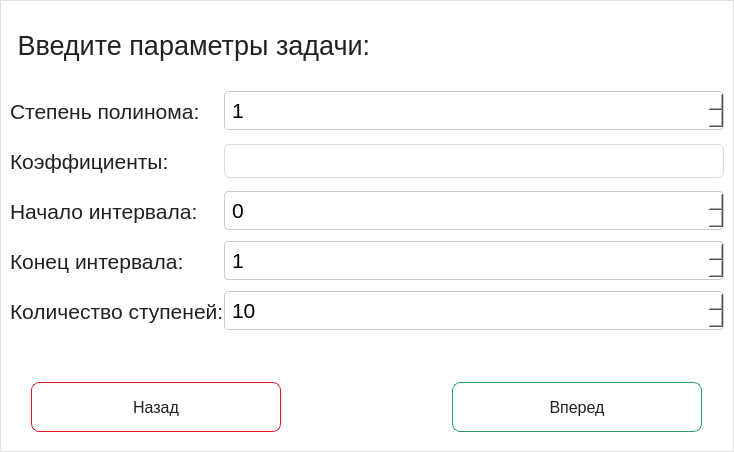
      <widget class="QWidget" name="startPage">
       <property name="minimumSize">
        <size>
         <width>0</width>
         <height>0</height>
        </size>
       </property>
       <layout class="QVBoxLayout" name="verticalLayout_4">
        <property name="spacing">
         <number>0</number>
        </property>
        <property name="leftMargin">
         <number>0</number>
        </property>
        <property name="topMargin">
         <number>0</number>
        </property>
        <property name="rightMargin">
         <number>0</number>
        </property>
        <property name="bottomMargin">
         <number>0</number>
        </property>
        <item>
         <widget class="QFrame" name="inputCard">
          <property name="styleSheet">
           <string notr="true">QFrame#inputCard {
    background-color: #FFFFFF;
    border: 1px solid #E0E0E0;
}</string>
          </property>
          <property name="frameShape">
           <enum>QFrame::Shape::StyledPanel</enum>
          </property>
          <property name="frameShadow">
           <enum>QFrame::Shadow::Raised</enum>
          </property>
          <layout class="QVBoxLayout" name="verticalLayout_3">
           <item>
            <widget class="QLabel" name="descriptionParamLabel">
             <property name="sizePolicy">
              <sizepolicy hsizetype="Preferred" vsizetype="Maximum">
               <horstretch>0</horstretch>
               <verstretch>0</verstretch>
              </sizepolicy>
             </property>
             <property name="minimumSize">
              <size>
               <width>0</width>
               <height>70</height>
              </size>
             </property>
             <property name="font">
              <font>
               <pointsize>20</pointsize>
               <bold>false</bold>
              </font>
             </property>
             <property name="styleSheet">
              <string notr="true">color: #212121;
</string>
             </property>
             <property name="text">
              <string> Введите параметры задачи:</string>
             </property>
             <property name="alignment">
              <set>Qt::AlignmentFlag::AlignJustify|Qt::AlignmentFlag::AlignVCenter</set>
             </property>
             <property name="margin">
              <number>0</number>
             </property>
            </widget>
           </item>
           <item>
            <layout class="QGridLayout" name="gridLayout_2">
             <property name="leftMargin">
              <number>0</number>
             </property>
             <property name="rightMargin">
              <number>0</number>
             </property>
             <property name="spacing">
              <number>0</number>
             </property>
             <item row="4" column="0">
              <widget class="QLabel" name="stepsLabel">
               <property name="sizePolicy">
                <sizepolicy hsizetype="Preferred" vsizetype="Maximum">
                 <horstretch>0</horstretch>
                 <verstretch>0</verstretch>
                </sizepolicy>
               </property>
               <property name="minimumSize">
                <size>
                 <width>0</width>
                 <height>50</height>
                </size>
               </property>
               <property name="font">
                <font>
                 <pointsize>16</pointsize>
                 <bold>false</bold>
                </font>
               </property>
               <property name="styleSheet">
                <string notr="true">color: #212121;
</string>
               </property>
               <property name="text">
                <string>Количество ступеней:</string>
               </property>
               <property name="alignment">
                <set>Qt::AlignmentFlag::AlignJustify|Qt::AlignmentFlag::AlignVCenter</set>
               </property>
              </widget>
             </item>
             <item row="2" column="0">
              <widget class="QLabel" name="beginnigIntLabel">
               <property name="sizePolicy">
                <sizepolicy hsizetype="Preferred" vsizetype="Maximum">
                 <horstretch>0</horstretch>
                 <verstretch>0</verstretch>
                </sizepolicy>
               </property>
               <property name="minimumSize">
                <size>
                 <width>0</width>
                 <height>50</height>
                </size>
               </property>
               <property name="font">
                <font>
                 <pointsize>16</pointsize>
                 <bold>false</bold>
                </font>
               </property>
               <property name="styleSheet">
                <string notr="true">color: #212121;
</string>
               </property>
               <property name="text">
                <string>Начало интервала:</string>
               </property>
               <property name="alignment">
                <set>Qt::AlignmentFlag::AlignJustify|Qt::AlignmentFlag::AlignVCenter</set>
               </property>
              </widget>
             </item>
             <item row="3" column="1">
              <widget class="QSpinBox" name="endIntSpinBox">
               <property name="font">
                <font>
                 <pointsize>16</pointsize>
                 <bold>false</bold>
                </font>
               </property>
               <property name="styleSheet">
                <string notr="true">QSpinBox, QDoubleSpinBox {
    background-color: #FFFFFF;
    border: 1px solid #CCCCCC;
    border-radius: 4px;
    color: #000000;
    padding: 5px;
}

QSpinBox:focus, QDoubleSpinBox:focus {
    border: 1px solid rgb(38, 162, 105);
}</string>
               </property>
               <property name="minimum">
                <number>1</number>
               </property>
               <property name="maximum">
                <number>10</number>
               </property>
              </widget>
             </item>
             <item row="0" column="1">
              <widget class="QSpinBox" name="degSpinBox">
               <property name="font">
                <font>
                 <pointsize>16</pointsize>
                 <bold>false</bold>
                </font>
               </property>
               <property name="styleSheet">
                <string notr="true">QSpinBox, QDoubleSpinBox {
    background-color: #FFFFFF;
    border: 1px solid #CCCCCC;
    border-radius: 4px;
    color: #000000;
    padding: 5px;
}

QSpinBox:focus, QDoubleSpinBox:focus {
    border: 1px solid rgb(38, 162, 105);
}</string>
               </property>
               <property name="minimum">
                <number>1</number>
               </property>
               <property name="maximum">
                <number>8</number>
               </property>
              </widget>
             </item>
             <item row="1" column="0">
              <widget class="QLabel" name="coefLabel">
               <property name="sizePolicy">
                <sizepolicy hsizetype="Preferred" vsizetype="Maximum">
                 <horstretch>0</horstretch>
                 <verstretch>0</verstretch>
                </sizepolicy>
               </property>
               <property name="minimumSize">
                <size>
                 <width>0</width>
                 <height>50</height>
                </size>
               </property>
               <property name="font">
                <font>
                 <pointsize>16</pointsize>
                 <bold>false</bold>
                </font>
               </property>
               <property name="styleSheet">
                <string notr="true">color: #212121;
</string>
               </property>
               <property name="text">
                <string>Коэффициенты:</string>
               </property>
               <property name="alignment">
                <set>Qt::AlignmentFlag::AlignJustify|Qt::AlignmentFlag::AlignVCenter</set>
               </property>
              </widget>
             </item>
             <item row="0" column="0">
              <widget class="QLabel" name="degLabel_">
               <property name="sizePolicy">
                <sizepolicy hsizetype="Preferred" vsizetype="Maximum">
                 <horstretch>0</horstretch>
                 <verstretch>0</verstretch>
                </sizepolicy>
               </property>
               <property name="minimumSize">
                <size>
                 <width>0</width>
                 <height>50</height>
                </size>
               </property>
               <property name="font">
                <font>
                 <pointsize>16</pointsize>
                 <bold>false</bold>
                </font>
               </property>
               <property name="styleSheet">
                <string notr="true">color: #212121;
</string>
               </property>
               <property name="text">
                <string>Степень полинома:</string>
               </property>
               <property name="alignment">
                <set>Qt::AlignmentFlag::AlignJustify|Qt::AlignmentFlag::AlignVCenter</set>
               </property>
              </widget>
             </item>
             <item row="4" column="1">
              <widget class="QSpinBox" name="stepsSpinBox">
               <property name="font">
                <font>
                 <pointsize>16</pointsize>
                 <bold>false</bold>
                </font>
               </property>
               <property name="styleSheet">
                <string notr="true">QSpinBox, QDoubleSpinBox {
    background-color: #FFFFFF;
    border: 1px solid #CCCCCC;
    border-radius: 4px;
    color: #000000;
    padding: 5px;
}

QSpinBox:focus, QDoubleSpinBox:focus {
    border: 1px solid rgb(38, 162, 105);
}</string>
               </property>
               <property name="minimum">
                <number>10</number>
               </property>
               <property name="maximum">
                <number>35</number>
               </property>
              </widget>
             </item>
             <item row="2" column="1">
              <widget class="QSpinBox" name="beginnigIntSpinBox">
               <property name="font">
                <font>
                 <pointsize>16</pointsize>
                 <bold>false</bold>
                </font>
               </property>
               <property name="styleSheet">
                <string notr="true">QSpinBox, QDoubleSpinBox {
    background-color: #FFFFFF;
    border: 1px solid #CCCCCC;
    border-radius: 4px;
    color: #000000;
    padding: 5px;
}

QSpinBox:focus, QDoubleSpinBox:focus {
    border: 1px solid rgb(38, 162, 105);
}</string>
               </property>
               <property name="minimum">
                <number>-10</number>
               </property>
               <property name="maximum">
                <number>0</number>
               </property>
              </widget>
             </item>
             <item row="1" column="1">
              <widget class="QLineEdit" name="coefLineEdit">
               <property name="sizePolicy">
                <sizepolicy hsizetype="Fixed" vsizetype="Fixed">
                 <horstretch>40</horstretch>
                 <verstretch>0</verstretch>
                </sizepolicy>
               </property>
               <property name="minimumSize">
                <size>
                 <width>500</width>
                 <height>26</height>
                </size>
               </property>
               <property name="styleSheet">
                <string notr="true">QLineEdit {
    background-color: #FFFFFF;
    border: 1px solid #DCDCDC;
    border-radius: 6px;
    color: #212121;
    padding: 6px 10px;
    font-size: 11pt;
}

QLineEdit:focus {
    border: 1px solid rgb(38, 162, 105);
}</string>
               </property>
               <property name="text">
                <string/>
               </property>
              </widget>
             </item>
             <item row="3" column="0">
              <widget class="QLabel" name="endIntLabel">
               <property name="sizePolicy">
                <sizepolicy hsizetype="Preferred" vsizetype="Maximum">
                 <horstretch>0</horstretch>
                 <verstretch>0</verstretch>
                </sizepolicy>
               </property>
               <property name="minimumSize">
                <size>
                 <width>0</width>
                 <height>50</height>
                </size>
               </property>
               <property name="font">
                <font>
                 <pointsize>16</pointsize>
                 <bold>false</bold>
                </font>
               </property>
               <property name="styleSheet">
                <string notr="true">color: #212121;
</string>
               </property>
               <property name="text">
                <string>Конец интервала:</string>
               </property>
               <property name="alignment">
                <set>Qt::AlignmentFlag::AlignJustify|Qt::AlignmentFlag::AlignVCenter</set>
               </property>
              </widget>
             </item>
            </layout>
           </item>
           <item>
            <spacer name="verticalSpacer">
             <property name="orientation">
              <enum>Qt::Orientation::Vertical</enum>
             </property>
             <property name="sizeHint" stdset="0">
              <size>
               <width>20</width>
               <height>40</height>
              </size>
             </property>
            </spacer>
           </item>
           <item>
            <layout class="QHBoxLayout" name="horizontalLayout">
             <property name="spacing">
              <number>150</number>
             </property>
             <property name="leftMargin">
              <number>0</number>
             </property>
             <property name="topMargin">
              <number>0</number>
             </property>
             <property name="rightMargin">
              <number>0</number>
             </property>
             <property name="bottomMargin">
              <number>10</number>
             </property>
             <item>
              <widget class="QPushButton" name="backButton_1">
               <property name="enabled">
                <bool>true</bool>
               </property>
               <property name="sizePolicy">
                <sizepolicy hsizetype="Fixed" vsizetype="Fixed">
                 <horstretch>0</horstretch>
                 <verstretch>0</verstretch>
                </sizepolicy>
               </property>
               <property name="minimumSize">
                <size>
                 <width>250</width>
                 <height>50</height>
                </size>
               </property>
               <property name="styleSheet">
                <string notr="true">QPushButton {
    background-color: #FFFFFF;
    border: 1px solid rgb(224, 27, 36);
    border-radius: 8px;
    color: #212121;
    font-family: &quot;Segoe UI&quot;;
    font-size: 12pt;
}
QPushButton:hover {
    background-color: rgb(255, 176, 176);
    border: 1px solid rgb(224, 27, 36);
    color: rgb(224, 27, 36);
}
QPushButton:pressed {
    background-color: rgb(224, 27, 36);
    color: #FFFFFF;
}</string>
               </property>
               <property name="text">
                <string>Назад</string>
               </property>
              </widget>
             </item>
             <item>
              <widget class="QPushButton" name="nextButton_1">
               <property name="sizePolicy">
                <sizepolicy hsizetype="Fixed" vsizetype="Fixed">
                 <horstretch>0</horstretch>
                 <verstretch>0</verstretch>
                </sizepolicy>
               </property>
               <property name="minimumSize">
                <size>
                 <width>250</width>
                 <height>50</height>
                </size>
               </property>
               <property name="styleSheet">
                <string notr="true">QPushButton {
    background-color: #FFFFFF;
    border: 1px solid rgb(38, 162, 105);
    border-radius: 8px;
    color: #212121;
    font-family: &quot;Segoe UI&quot;;
    font-size: 12pt;
}
QPushButton:hover {
    background-color:rgb(206, 255, 232);
    border: 1px solid rgb(38, 162, 105);
    color: rgb(38, 162, 105);
}
QPushButton:pressed {
    background-color: rgb(38, 162, 105);
    color: #FFFFFF;
}</string>
               </property>
               <property name="text">
                <string>Вперед</string>
               </property>
              </widget>
             </item>
            </layout>
           </item>
          </layout>
         </widget>
        </item>
       </layout>
      </widget>
